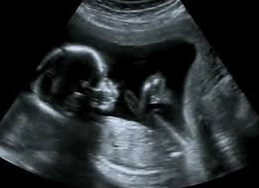
#> input picture 1.png, 259 x 188 px
$ python segment.py
#> lines starting #> are read from the running program, lines starting #| are printed output that depends on the picture; after the words box and inside, x2 and y2 are one past the last pixel; in counts of white or black regions, pixels touching at a corner belong together
import cv2
import timeit
start = timeit.default_timer()


# Load image, convert to grayscale, and find edges
image = cv2.imread('1.png')
#> image is the input picture: shape (188, 259, 3); mean B, G, R 48.3, 46.4, 40.9
gray = cv2.cvtColor(image, cv2.COLOR_BGR2GRAY)
thresh = cv2.threshold(gray, 0, 255, cv2.THRESH_OTSU + cv2.THRESH_BINARY)[1]
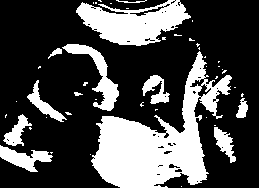
#> thresh: shape (188, 259); 29.7% white; 47 white regions (35 under 20 px)

# Find contour and sort by contour area
cnts = cv2.findContours(thresh, cv2.RETR_EXTERNAL, cv2.CHAIN_APPROX_SIMPLE)
#> cnts = 47 contours, 37 with area under 20; largest, box (x1, y1, x2, y2) and area: (91, 51, 232, 188) 7582, (76, 0, 191, 46) 3004, (62, 44, 119, 111) 911, (0, 145, 53, 172) 592, (27, 80, 67, 122) 368
cnts = cnts[0] if len(cnts) == 2 else cnts[1]
cnts = sorted(cnts, key=cv2.contourArea, reverse=True)

# Find bounding box and extract ROI
for c in cnts:
    x,y,w,h = cv2.boundingRect(c)
    ROI = image[y:y+h, x:x+w]
    break
#> this loop made 1 pass
#> (x, y, w, h) on pass 1: (91, 51, 141, 137)
#> pass 1, `ROI = image[y:y+h, x:x+w]`:
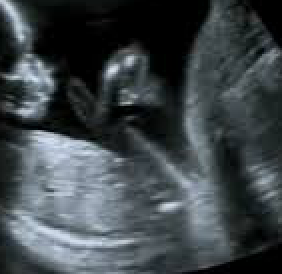
#> ROI: shape (137, 141, 3) (shown 2 times larger); mean B, G, R 73.7, 70, 62.5

#cv2.imshow('roi',ROI)
cv2.imwrite('roi_2.png',ROI)
cv2.waitKey()

stop = timeit.default_timer()
execution_time = stop - start

print("Program Executed in :",execution_time)

$ run again, with r_baby.png copied over 1.png
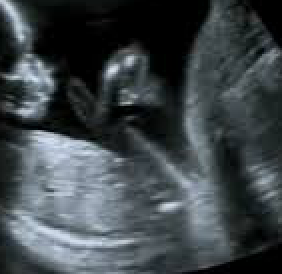
#> input picture r_baby.png, 141 x 137 px (shown 2 times larger)
#> image is the input picture: shape (137, 141, 3); mean B, G, R 73.7, 70, 62.5
#> `thresh = cv2.threshold(gray, 0, 255, cv2.THRESH_OTSU + cv2.THRESH_BINA..`:
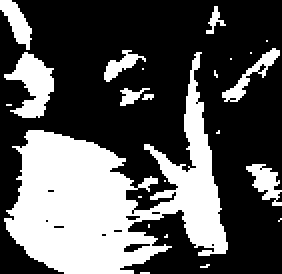
#> thresh: shape (137, 141) (shown 2 times larger); 34.1% white; 23 white regions (15 under 20 px)
#> cnts = 23 contours, 15 with area under 20; largest, box (x1, y1, x2, y2) and area: (2, 26, 114, 137) 5011, (2, 26, 27, 59) 386, (0, 0, 16, 25) 164, (111, 24, 140, 51) 156, (123, 82, 141, 103) 148, (52, 25, 73, 41) 98, (60, 44, 75, 53) 44, (103, 3, 113, 17) 30
#> the loop `for c in cnts:` made 1 pass
#> (x, y, w, h) on pass 1: (2, 26, 112, 111)
#> pass 1, `ROI = image[y:y+h, x:x+w]`:
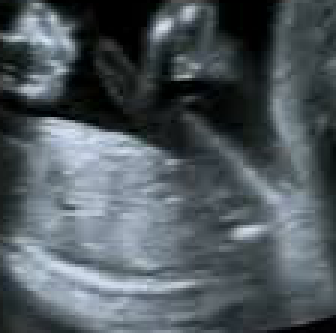
#> ROI: shape (111, 112, 3) (shown 3 times larger); mean B, G, R 93.7, 88.4, 79.5

$ run again, with 18.jpg saved as 1.png
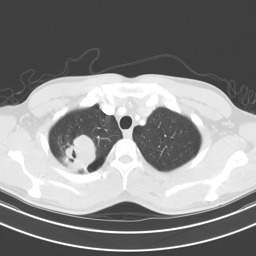
#> input picture 18.jpg, 256 x 256 px
#> image is the input picture: shape (256, 256, 3); min 52, max 255, mean 135.5
#> `thresh = cv2.threshold(gray, 0, 255, cv2.THRESH_OTSU + cv2.THRESH_BINA..`:
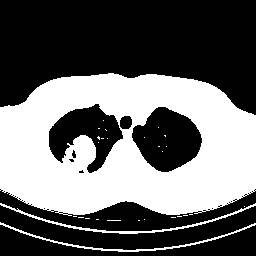
#> thresh: shape (256, 256); 40.7% white; 28 white regions (25 under 20 px)
#> cnts = 15 contours, 12 with area under 20; largest, box (x1, y1, x2, y2) and area: (0, 73, 256, 216) 30980, (0, 203, 256, 234) 370, (0, 222, 256, 252) 314
#> the loop `for c in cnts:` made 1 pass
#> (x, y, w, h) on pass 1: (0, 73, 256, 143)
#> pass 1, `ROI = image[y:y+h, x:x+w]`:
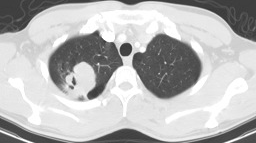
#> ROI: shape (143, 256, 3); min 52, max 255, mean 184.8
